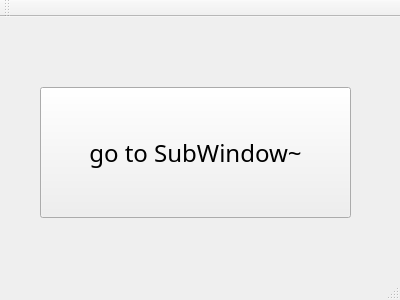
<?xml version="1.0" encoding="UTF-8"?>
<ui version="4.0">
 <class>MainWindow</class>
 <widget class="QMainWindow" name="MainWindow">
  <property name="geometry">
   <rect>
    <x>0</x>
    <y>0</y>
    <width>400</width>
    <height>300</height>
   </rect>
  </property>
  <property name="windowTitle">
   <string>MainWindow</string>
  </property>
  <widget class="QWidget" name="centralWidget">
   <widget class="QPushButton" name="pushButton">
    <property name="geometry">
     <rect>
      <x>40</x>
      <y>70</y>
      <width>311</width>
      <height>131</height>
     </rect>
    </property>
    <property name="font">
     <font>
      <family>微軟正黑體</family>
      <pointsize>18</pointsize>
     </font>
    </property>
    <property name="text">
     <string>go to SubWindow~</string>
    </property>
   </widget>
  </widget>
  <widget class="QMenuBar" name="menuBar">
   <property name="geometry">
    <rect>
     <x>0</x>
     <y>0</y>
     <width>400</width>
     <height>25</height>
    </rect>
   </property>
  </widget>
  <widget class="QToolBar" name="mainToolBar">
   <attribute name="toolBarArea">
    <enum>TopToolBarArea</enum>
   </attribute>
   <attribute name="toolBarBreak">
    <bool>false</bool>
   </attribute>
  </widget>
  <widget class="QStatusBar" name="statusBar"/>
 </widget>
 <layoutdefault spacing="6" margin="11"/>
 <resources/>
 <connections/>
</ui>
